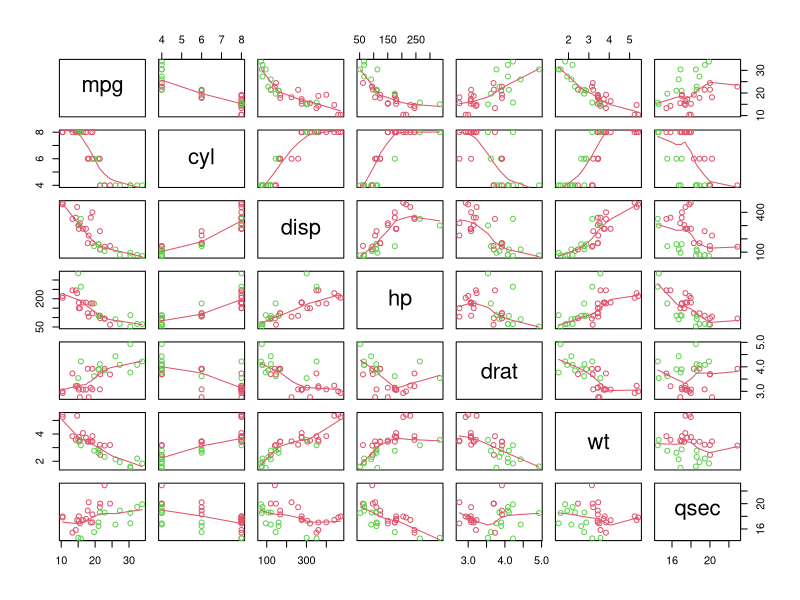
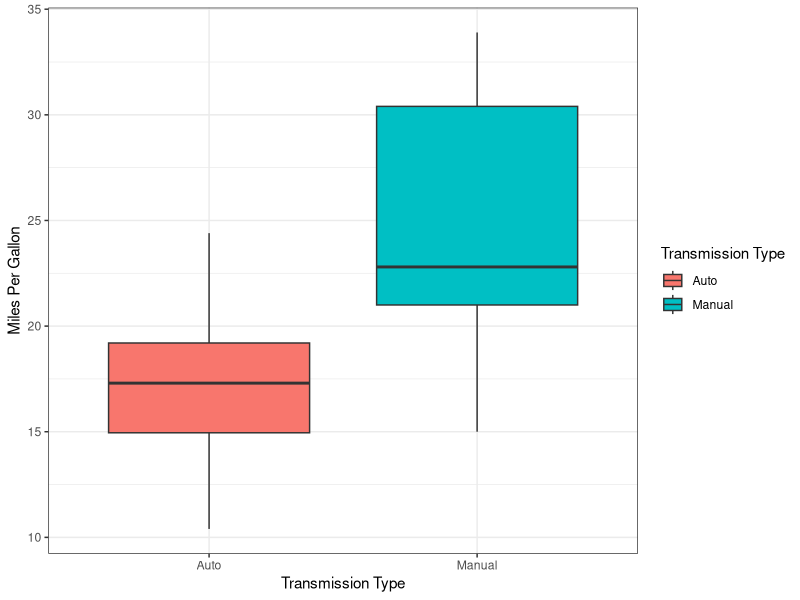
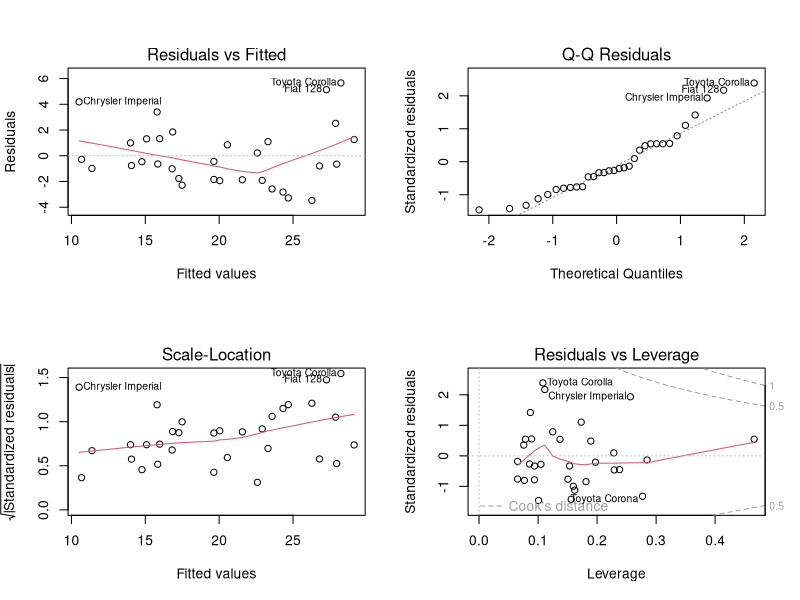

Generate these figures, in order, with R:
library(ggplot2)
data("mtcars")
head(mtcars)

nt_mtcars<-subset(mtcars,select = c(1:7))
pairs(nt_mtcars, panel = panel.smooth, col =  mtcars$am +2)


figure1<-ggplot(mtcars,aes(x=factor(am, labels = c("Auto","Manual")),y=mpg,fill=factor(am, labels = c("Auto","Manual"))))
figure1<-figure1+geom_boxplot()
figure1<-figure1+scale_fill_discrete(name = "Transmission Type")
figure1<-figure1 + theme_bw() + xlab("Transmission Type") + ylab("Miles Per Gallon")
figure1

fit1<-lm(mpg ~ factor(am), data = mtcars)
summary(fit1)

fit4<-lm(mpg ~ factor(am) + cyl + hp + wt, data = mtcars)
summary(fit4)

fit6<-lm(mpg ~ factor(am) + cyl + hp + wt + disp +qsec, data = mtcars)
summary(fit6)

anova(fit1,fit4,fit6)

par(mfrow = c(2, 2))
plot(fit4)